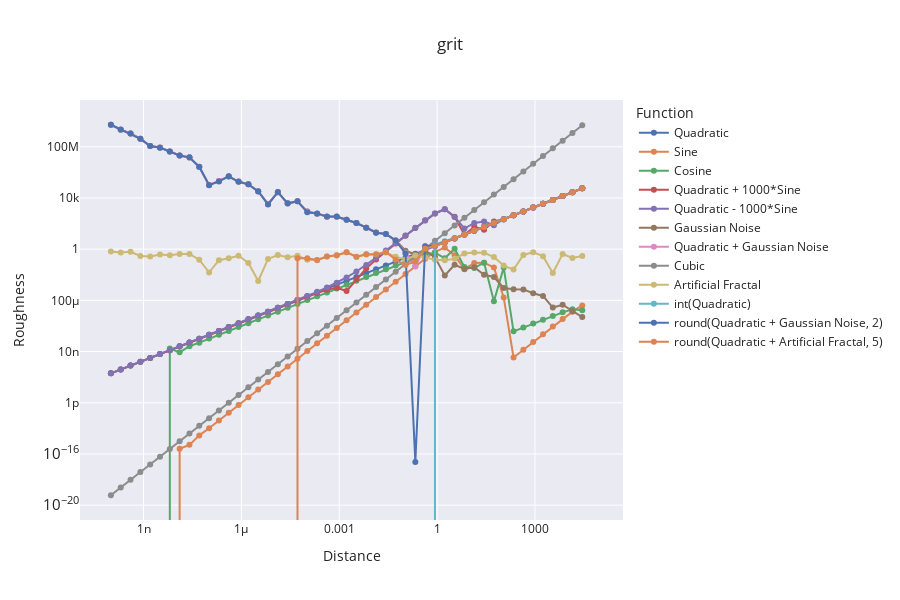

The notebook cell saved with this chart:
### Code cell
# Assuming df is already defined with 'Distance' and other columns
grit = pd.DataFrame()
grit['Distance'] = df['Distance'].iloc[:].reset_index(drop=True)

# Loop through each column except 'Distance'
for column in df.columns[1:]:
    grit[column] = None

    l = df[column].to_numpy()  # Load column values into numpy array for efficiency
    dist = df['Distance'].to_numpy()  # Distances as numpy array

    # direct calculation of grit with slicing
    i = slice(1, - 1)
    next_i = slice(2, None)

    assert np.allclose(dist[next_i], 2 * dist[i]), "Distances are not geometrically spaced"

    grit_values = abs((l[0] - 2 * l[i] + l[next_i]) / dist[i])

    # concat with None for first and last values
    grit_values = np.concatenate(([None], grit_values, [None]))

    # Adding calculated grit to DataFrame 
    grit[column] = grit_values

# Create a Plotly figure
fig = go.Figure()

# Plotting directly from grouped data
for column in grit.columns[1:]:  # Skipping the first column, which is 'Distance'
    fig.add_trace(go.Scatter(
        x=grit['Distance'],
        y=grit[column],
        mode='lines+markers',
        name=column,
    ))

# Set axis labels and title with adjusted figure dimensions
fig.update_layout(
    title=f'grit',
    xaxis_title='Distance',
    yaxis_title='Roughness',
    xaxis_type='log',
    yaxis_type='log',
    legend_title='Function',
    template='seaborn',
    height=600,
)


# Show the figure
fig.show()

grit
